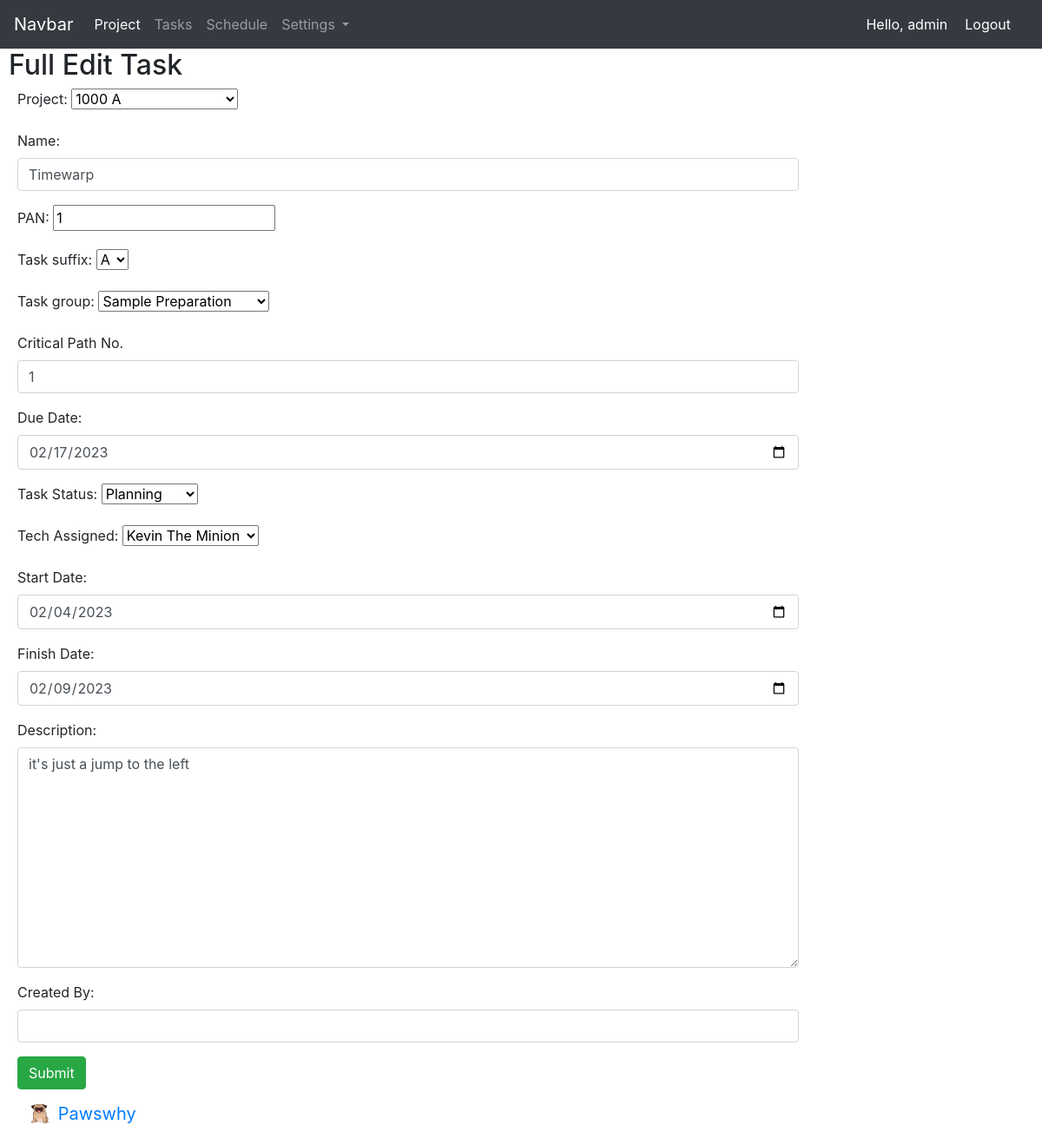
The app's page /full_edit_task/9 (signed in) with its own data.
### project/models.py (models this page shows, shortened)
class Task(models.Model):
    task_name = models.CharField(max_length=200)
    task_suffix = models.CharField(max_length=10, choices=suffix, default="A")
    task_description = models.CharField(max_length=5000)
    task_critical_path = models.IntegerField(default=1000)
    task_group = models.ForeignKey(TestList, on_delete=models.CASCADE, default="Nil")
    task_assigned_to = models.ForeignKey(Technician, on_delete=models.CASCADE, blank=True, null=True)
    task_due_date = models.DateField()
    task_created_by = models.CharField(max_length=30, blank=True)
    task_creation_date = models.DateTimeField(auto_now_add=True)
    task_status = models.CharField(max_length=25, choices=status, default='Planning')
    task_shift = models.CharField(max_length=25, choices=shift, default='FD')
    task_start_date = models.DateField(blank=True, null=True)
    task_end_date = models.DateField(blank=True, null=True)
    project = models.ForeignKey(Project, on_delete=models.CASCADE)
    task_pan = models.CharField(max_length=30)
    task_modified_by = models.CharField(max_length=50, blank=True, null=True)
    task_modified_date = models.DateField(blank=True, null=True)
    task_concated_name = models.CharField(max_length=50, blank=True, null=True)

### home/decorators.py (the view)
        def wrapper_func(request, *args, **kwargs):
            group = None
            if request.user.groups.exists():
                group= request.user.groups.all()[0].name
            if group in allowed_roles:
                return view_func(request, *args, **kwargs)
            else:
                return HttpResponse('You are not authorised to view this page')

### project/models.py (called while the page is built)
    def __str__(self):
        return self.project_concated_name

    def __str__(self):
        return self.technician_concat_name

    def __str__(self):
        return self.test

### project/views.py (called while the page is built)
@login_required(login_url='home_app:login')
@allowed_users(allowed_roles=['Coordinator'])
def full_edit_task(request, task_id):
    task = Task.objects.get(pk=task_id)
    form = FullEditTaskForm(request.POST or None, instance=task)
    if form.is_valid():
        form.save()
        return redirect('project_app:task_home_page')
    context = {
        "task": task,
        'form': form,
    }
    return render(request, 'project/full_edit_task.html', context)

### templates/project/full_edit_task.html (shortened to what this page needs)
{% extends 'base.html' %}
{% load static %}
 {% block css_files %}
        <link rel="stylesheet" href="{% static "project/project.css" %}">
  {% endblock %}
{% block content %}
<h2>Full Edit Task</h2>
{% if submitted %}
    Your task was submitted was sucessfully
{% else %}
    <form class="add_task" action="" method="POST">
        {{ form.as_p }}
        <input type="submit" value="Submit" class="btn btn-success">
    </form>
{% endif %}
{% endblock %}

### templates/header.html (shortened to what this page needs)
<nav class="navbar navbar-expand-lg navbar-dark bg-dark">
  <a class="navbar-brand" href="{% url 'home_app:index' %}">Navbar</a>
  <div class="collapse navbar-collapse" id="navbarSupportedContent">
    <ul class="navbar-nav mr-auto">
      <li class="nav-item active">
        <a class="nav-link" href="{% url 'project_app:project_home_page' %}">Project <span class="sr-only">(current)</span></a>
      </li>
      <li class="nav-item">
        <a class="nav-link" href="{% url 'project_app:task_home_page' %}">Tasks</a>
      </li>
      {% if request.user.groups.all.0.name == 'Coordinator' %}
        <li class="nav-item">
          <a class="nav-link" href="{% url 'schedule_app:schedule_home' %}">Schedule</a>
        </li>
      {% endif %}
      {% if request.user.groups.all.0.name == 'Coordinator' %}
        <li class="nav-item dropdown">
          <a class="nav-link dropdown-toggle" href="#" id="navbarDropdown" role="button" data-toggle="dropdown" aria-haspopup="true" aria-expanded="false">
            Settings
          </a>
        </li>
      {% endif %}
    </ul>
    <span class="hello-msg">Hello, {{ request.user }} </span>
    <span ><a class="hello-msg" href="{% url 'home_app:logout' %}">Logout</a> </span>
  </div>
</nav>

### static/project/project.css (style rules this page uses)
h2 { margin-left: 10px; }
.add_task { margin-left: 20px; width: 75%; }

### templates/header.html (style rules this page uses)
.hello-msg { font-size = 18px; color: #fff; margin-right: 20px; }

### records on screen
Task: project "1000 A", task_name "Timewarp", task_pan "1", task_suffix "A", task_group "Sample Preparation", task_critical_path "1", task_due_date "02/17/2023", task_status "Planning", task_assigned_to "Kevin The Minion", task_start_date "02/04/2023", task_end_date "02/09/2023", task_description "it's just a jump to the left"

### other values on screen
{{ request.user }} "admin"
